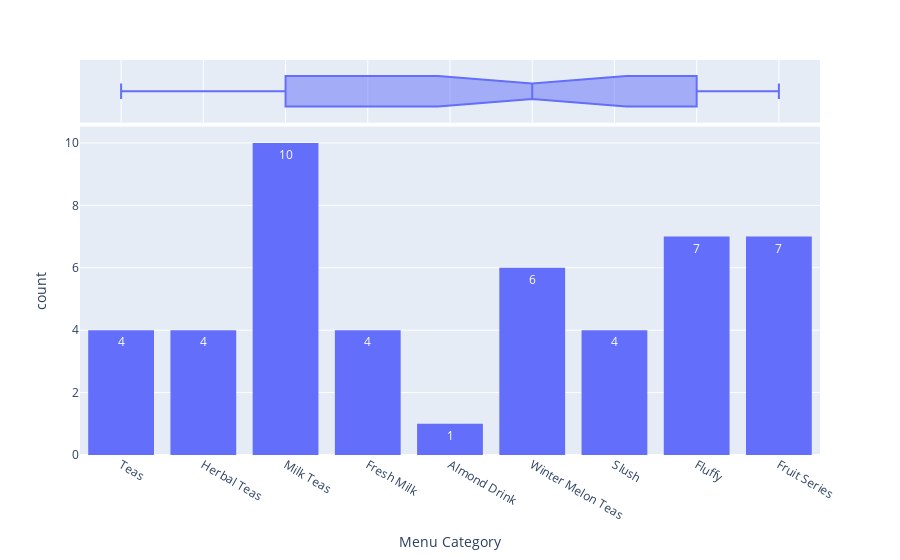

The code cell stored with this chart in its notebook:
### Code cell
import plotly.express as px

fig = px.histogram(df_menu_drink, x="Menu Category",
                   marginal="box",  # or violin, rug
                   hover_data=df_menu_drink.columns,
                   text_auto=True)
fig.show()

### Figure 1 — Plotly figure (JSON) as saved in the notebook; plotly's stock layout.template omitted (floating-point values rounded to 4 significant figures; data arrays with more than 128 entries replaced by an {"elided": "..."} marker saying what was removed)
{"data": [{"alignmentgroup": "True", "bingroup": "x", "hovertemplate": "Menu Category=%{x}<br>count=%{y}<extra></extra>", "legendgroup": "", "marker": {"color": "#636efa", "pattern": {"shape": ""}}, "name": "", "offsetgroup": "", "orientation": "v", "showlegend": false, "texttemplate": "%{value}", "type": "histogram", "x": ["Teas", "Teas", "Teas", "Teas", "Herbal Teas", "Herbal Teas", "Herbal Teas", "Herbal Teas", "Milk Teas", "Milk Teas", "Milk Teas", "Milk Teas", "Milk Teas", "Milk Teas", "Milk Teas", "Milk Teas", "Milk Teas", "Milk Teas", "Fresh Milk", "Fresh Milk", "Fresh Milk", "Fresh Milk", "Almond Drink", "Winter Melon Teas", "Winter Melon Teas", "Winter Melon Teas", "Winter Melon Teas", "Winter Melon Teas", "Winter Melon Teas", "Slush", "Slush", "Slush", "Slush", "Fluffy", "Fluffy", "Fluffy", "Fluffy", "Fluffy", "Fluffy", "Fluffy", "Fruit Series", "Fruit Series", "Fruit Series", "Fruit Series", "Fruit Series", "Fruit Series", "Fruit Series"], "xaxis": "x", "yaxis": "y"}, {"alignmentgroup": "True", "customdata": {"elided": "47x38 mixed values"}, "hovertemplate": "Menu Category=%{x}<br>Item ID=%{customdata[0]}<br>Item Name (CHN)=%{customdata[1]}<br>Item Name (ENG)=%{customdata[2]}<br>Hot=%{customdata[3]}<br>Cold=%{customdata[4]}<br>Kcal=%{customdata[5]}<br>Full Sugar=%{customdata[6]}<br>Half Sugar=%{customdata[7]}<br>No Sugar=%{customdata[8]}<br>Fixed Sugar=%{customdata[9]}<br>Black Tea=%{customdata[10]}<br>Green Tea=%{customdata[11]}<br>Oolong Tea=%{customdata[12]}<br>Jin Xuan Oolong=%{customdata[13]}<br>Herbal Tea=%{customdata[14]}<br>Winter Melon Tea=%{customdata[15]}<br>Almond Drink=%{customdata[16]}<br>Fresh Milk=%{customdata[17]}<br>Milk=%{customdata[18]}<br>Boba=%{customdata[19]}<br>Taro Paste=%{customdata[20]}<br>Black Sugar Boba=%{customdata[21]}<br>Grass Jelly=%{customdata[22]}<br>Pudding=%{customdata[23]}<br>Mini Q=%{customdata[24]}<br>Lychee Jelly=%{customdata[25]}<br>Melon Jelly=%{customdata[26]}<br>Mango=%{customdata[27]}<br>Mixed Fruit=%{customdata[28]}<br>Strawberry=%{customdata[29]}<br>Fluffly Creamer=%{customdata[30]}<br>Lemon=%{customdata[31]}<br>Passion Fuit=%{customdata[32]}<br>Orange=%{customdata[33]}<br>Red Bean Soup=%{customdata[34]}<br>Hot Grass Jelly=%{customdata[35]}<br>Top Seller=%{customdata[36]}<br>Peanut=%{customdata[37]}<extra></extra>", "legendgroup": "", "marker": {"color": "#636efa"}, "name": "", "notched": true, "offsetgroup": "", "showlegend": false, "type": "box", "x": ["Teas", "Teas", "Teas", "Teas", "Herbal Teas", "Herbal Teas", "Herbal Teas", "Herbal Teas", "Milk Teas", "Milk Teas", "Milk Teas", "Milk Teas", "Milk Teas", "Milk Teas", "Milk Teas", "Milk Teas", "Milk Teas", "Milk Teas", "Fresh Milk", "Fresh Milk", "Fresh Milk", "Fresh Milk", "Almond Drink", "Winter Melon Teas", "Winter Melon Teas", "Winter Melon Teas", "Winter Melon Teas", "Winter Melon Teas", "Winter Melon Teas", "Slush", "Slush", "Slush", "Slush", "Fluffy", "Fluffy", "Fluffy", "Fluffy", "Fluffy", "Fluffy", "Fluffy", "Fruit Series", "Fruit Series", "Fruit Series", "Fruit Series", "Fruit Series", "Fruit Series", "Fruit Series"], "xaxis": "x2", "yaxis": "y2"}], "layout": {"barmode": "relative", "legend": {"tracegroupgap": 0}, "margin": {"t": 60}, "xaxis": {"anchor": "y", "domain": [0, 1], "title": {"text": "Menu Category"}}, "xaxis2": {"anchor": "y2", "domain": [0, 1], "matches": "x", "showgrid": true, "showticklabels": false}, "yaxis": {"anchor": "x", "domain": [0, 0.8316], "title": {"text": "count"}}, "yaxis2": {"anchor": "x2", "domain": [0.8416, 1], "matches": "y2", "showgrid": false, "showline": false, "showticklabels": false, "ticks": ""}}}
